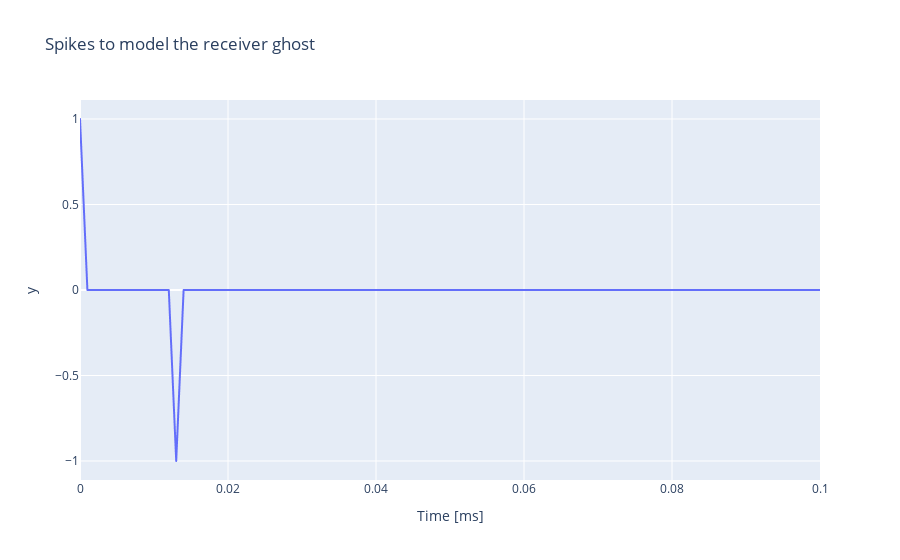

This figure's notebook cell:
### Markdown cell above
Generate spickes for modeling receiver ghosts

### Code cell
pad_len = 1024
wavelet_pad = np.pad(wavelet, (0, pad_len - len(wavelet)), 'constant')
t = np.arange(wavelet_pad.size) * dt

receiver_ghost_filter = np.zeros(wavelet_pad.size)
receiver_ghost_filter[0] = 1
receiver_ghost_filter[int(tr/dt)] = -1

fig = px.line(x=t, y=receiver_ghost_filter, title='Spikes to model the receiver ghost')
fig.update_xaxes(title="Time [ms]", row=1, col=1, range=[0, 0.1])
fig.show()

### Figure 1 — Plotly figure (JSON) as saved in the notebook; plotly's stock layout.template omitted (floating-point values rounded to 4 significant figures; data arrays with more than 128 entries replaced by an {"elided": "..."} marker saying what was removed)
{"data": [{"hovertemplate": "x=%{x}<br>y=%{y}<extra></extra>", "legendgroup": "", "line": {"color": "#636efa", "dash": "solid"}, "marker": {"symbol": "circle"}, "mode": "lines", "name": "", "showlegend": false, "type": "scattergl", "x": {"elided": "1024 float values"}, "xaxis": "x", "y": {"elided": "1024 int values"}, "yaxis": "y"}], "layout": {"legend": {"tracegroupgap": 0}, "title": {"text": "Spikes to model the receiver ghost"}, "xaxis": {"anchor": "y", "domain": [0, 1], "range": [0, 0.1], "title": {"text": "Time [ms]"}}, "yaxis": {"anchor": "x", "domain": [0, 1], "title": {"text": "y"}}}}
